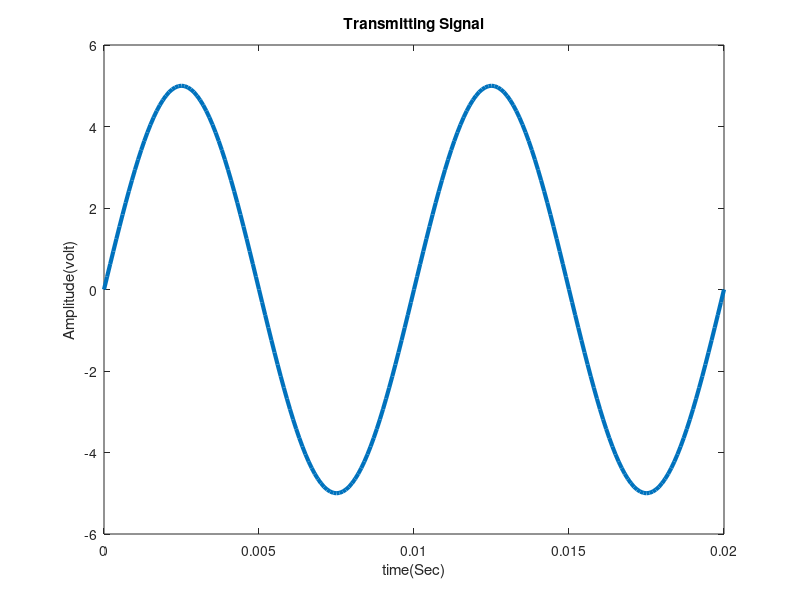
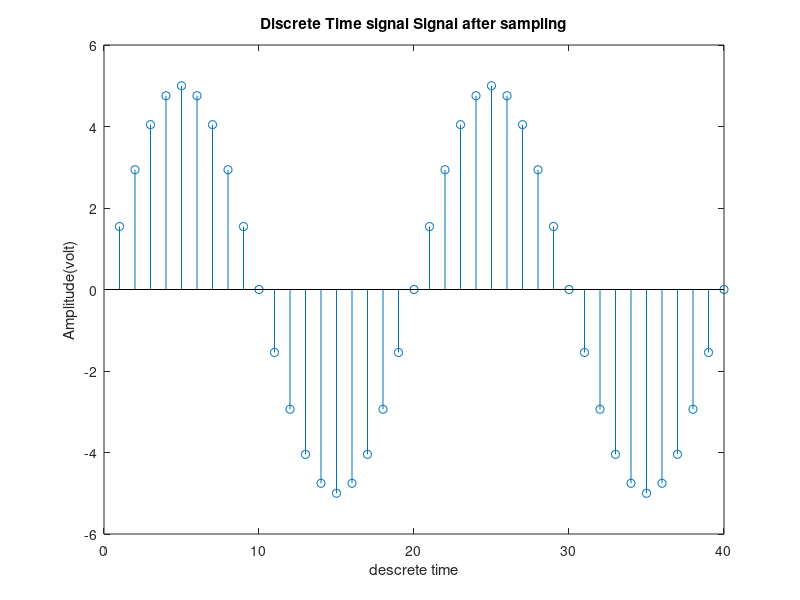
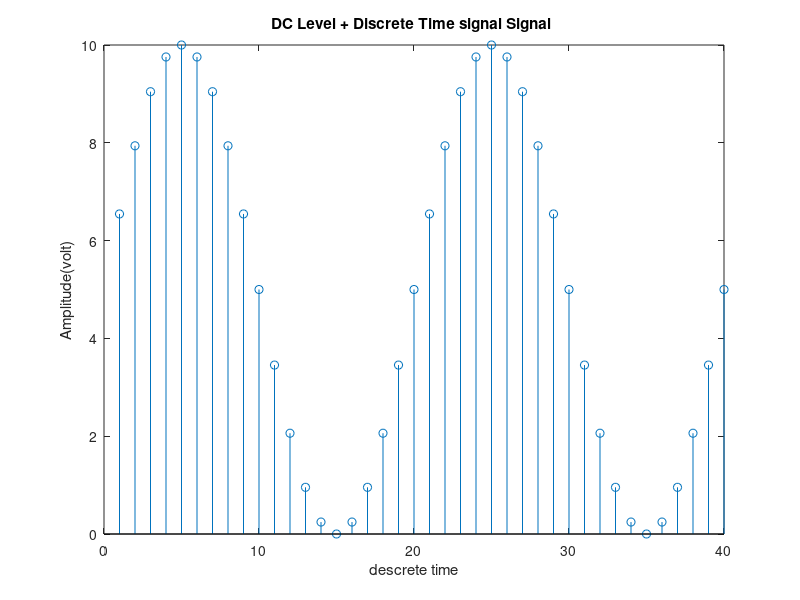
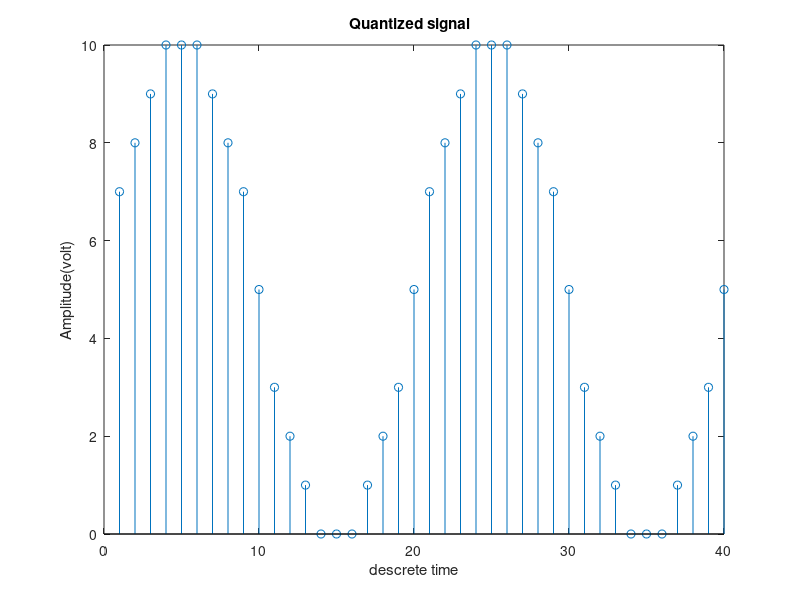

Source code (MATLAB) for these figures, in order: (Note: this script raises an error after producing the figures.)
%%%%Acoustic Sensing Communication%%%%%%%

clc; close all; clear all;


disp('XXXXXXXXXXXXXXXXXXXXXXXX Input function XXXXXXXXXXXXXXXXXXXXXXXXXXX');
%XXXXXXXXXXXXXXXXXXXXXXXXX INPUT FUNCTION XXXXXXXXXXXXXXXXXXXXXXXXXXXXXXXXX
fprintf('\n');
A=input(' Amplitude of Transmitting signal : ');

fprintf('\n\n');






disp('XXXXXXXXXXXXXXXXXXXX Transmitting Function XXXXXXXXXXXXXXXXXXXXXXXXX');
% XXXXXXXXXXXXXXXXXXXXXXX transmitting signal generation XXXXXXXXXXXXXXXXXX
f=100; %in Hz
T=1/f;
t=0:T/100:2*T; %collection data set
y=A*sin(2*pi*f*t);
figure(1);
plot(t,y,'linewidth',3);
ylabel(' Amplitude(volt) ')
xlabel('time(Sec)');
title(' Transmitting Signal ');

%%steps of digital communication start
%XXXXXXXXXXXXXXXXXXXXXXXXXXXXX sampling XXXXXXXXXXXXXXXXXXXXXXXXXXXXXXXXXXX
Ts=T/20;
Fs=1/Ts;
n=1:1:2*T/Ts;
y1=A*sin(2*pi*f*n*Ts);
figure(2);
stem(n,y1);
ylabel(' Amplitude(volt) ')
xlabel('descrete time');
title(' Discrete Time signal Signal after sampling ');


%XXXXXXXXXXXXXXXXXXXXXXXXXXXX Aditional of DC Level XXXXXXXXXXXXXXXXXXXXXXX
y2=A+y1;
figure(3);
stem(n,y2);
ylabel(' Amplitude(volt) ')
xlabel('descrete time');
title('DC Level + Discrete Time signal Signal ');


%XXXXXXXXXXXXXXXXXXXXXXXXXXXX Quantization of Signal XXXXXXXXXXXXXXXXXXXXXXXXX
y3=round(y2);
figure(4);
stem(n,y3);
ylabel(' Amplitude(volt) ')
xlabel('descrete time');
title('Quantized signal  ');


%XXXXXXXXXXXXXXXXXXXX Binary information Generation XXXXXXXXXXXXXXXXXXXXXXX
y4=dec2bin(y3);
Bi=y4;


%XXXXXXXXXXXXXX Binary Informatiom convert in to serial form XXXXXXXXXXXXXX
[row col]=size(Bi);
k1=1;
for i=1:row
    for j=1:col
        s(1,k1)= Bi(i,j);
        
        k1=k1+1;
    end   
end
m7=[];
m7=[m7 s];


%XX String binary information convert in to number Binary information XXXX
for p=1:length(m7)
    Nu(p)=str2num(m7(p));
end 
x=Nu;
disp(' Binary information at Transmitter :');
disp(x);


%XXXXXXXXXXXXXXXXXXXXXXXX bit rate calculation XXXXXXXXXXXXXXXXXXXXXXXXXXX
br=col*Fs;
bp=1/br; % bit period calculation



%XXXXXX Line coding to achive digital signal from binary information XXXXXX
bit=[];
for n=1:length(x);
    if Nu(n)==1;
       se=ones(1,100);
    else x(n)==0;
        se=zeros(1,100);
    end
     bit=[bit se];

end
tt=0:bp/100:2500*(bp/100);
figure(5)
plot(tt(1:2500),bit(1:2500),'LineWidth',2.5);grid on;
ylabel('amplitude(A)');
xlabel(' time(t)');
axis([0 .003 -.5 1.5]);
title('digital signal achived from binary information in transmitter ');



%XXXXXXXXXXXXXXXXXXXXX Carrier frequency Calculation XXXXXXXXXXXXXXXXXXXXXX
f1=br*2;
f2=br*8;


%XXXXXXXXXXXXXXX B-FSK modulation XXXXXXXXXXXXXXXXXXXXXXXXXXXXXXXXXXXXXXXXX%
A1=5;
t=bp/99:bp/99:bp;
ss=length(t);
m=[];
for (i=1:1:length(x))
    if (x(i)==1)
        y=A1*cos(2*pi*f1*t);
    else
        y=A1*cos(2*pi*f2*t);
    end
    m=[m y];
end
t=bp/99:bp/99:bp*length(x);
figure(6);
plot(t(1:99*10),m(1:99*10));
xlabel('time(sec)');
ylabel('amplitude(volt)');
title('BFSK modulated Wave form');

fprintf('\n\n');




disp('XXXXXXXXXXXXXXXXXXXX Receiving fuction XXXXXXXXXXXXXXXXXXXXXXXXXXXX');
%XXXXXXXXXXXXXXXXXXXX BFSK demodulation XXXXXXXXXXXXXXXXXXXXXXXXXXXXXXXXXXX
mn=[];
for(n=ss:ss:length(m))
  t=bp/99:bp/99:bp;
  y1=cos(2*pi*f1*t);
  y2=cos(2*pi*f2*t);
  mm=y1.*m((n-(ss-1)):n);
  mmm=y2.*m((n-(ss-1)):n);
  tt=bp/99:bp/99:bp;
  z1=trapz(tt,mm);
  z2=trapz(tt,mmm);
  if(z1>0)
    a=1;
  else
    a=0;
  end
  mn=[mn a];
end
disp(' Binary information at Reciver :');
disp(mn);



%XXXXXX Representation of binary information as digital signal XXXXXXXXX
x=mn;
bit=[];
for n=1:length(x);
    if Nu(n)==1;
       se=ones(1,100);
    else x(n)==0;
        se=zeros(1,100);
    end
     bit=[bit se];

end
tt=0:bp/100:2500*(bp/100);
figure(7)
plot(tt(1:2500),bit(1:2500),'LineWidth',2.5);grid on;
ylabel('amplitude(A)');
xlabel(' time(t)');
axis([0 .003 -.5 1.5]);
title('Representation of binary information as digital signal after demod');

%XXXXXXXXXXXX Decoding to achived discrete signal at Reciver XXXXXXXXXXXXXX
pp=1;
for(i=1:1:(length(mn)/col))
    for(j=1:1:col)
        xx(i,j)=mn(pp);
        pp=pp+1;
    end
end

Ns2=num2str(xx);
bd=bin2dec(Ns2);
 m14=[];
m14=[m14 bd];
disp('obtainable decimal value of each sample from FSK demodulation');
fprintf('%6.0f\n',m14);
figure(8)
stem(m14),grid on;
ylabel('amplitude(A)');
xlabel('discrete time(n)');
title('Generation of discrete time  signal from binary information ');


%XXX Remove of Dc lavel from discrete time signal at Reciver XXXXXXXXXXXXX 

sig=m14-A;
figure(9)
stem(sig),grid on;
ylabel('amplitude(A)');
xlabel('discrete time(n)');
title(' discrete time  signal without DC lavel after demodulation ');

%%steps of digital communication end

% XXXXXXXXXXXXXXXXXXXXXXXX orginal signal at Reciver XXXXXXXXXXXXXXXXXXXXX
figure(10)
f=100; %in Hz
T=1/f;
t=0:T/100:2*T; %collection data set
y=A*sin(2*pi*f*t);

z=plot(t,y,'linewidth',2);
legend('input');
z.MarkerSize= 3;

hold on



nn=T/Ts;
m17=[];
 for n=1:1:nn*2;
 t=00:(T*2)/999:T*2;
  ll=(pi/Ts)*(t-(n*Ts));
  k=sig(n).*sin(ll)./ll;
 m17=[m17 k];
 %plot(t,k,'r'),hold on
 end

 
 
m18=[];
m19=[];
 for i=1:1:length(t)
    for k=i:length(t):length(m17)
        p=m17(k);
        m18=[m18 p];
    end
    gg=sum(m18);
    m19=[ m19 gg];
    p=0;
    m18=0;
 end
plot(t,m19,'linewidth',2);

ylabel('Amplitude(A)');
xlabel(' time(t)');

title('Reconstructed signal');


fprintf('\n\n');
disp('XXXXXXXXXXXXXXXXXXXXXXXXX end of program XXXXXXXXXXXXXXXXXXXXXXXXX');

